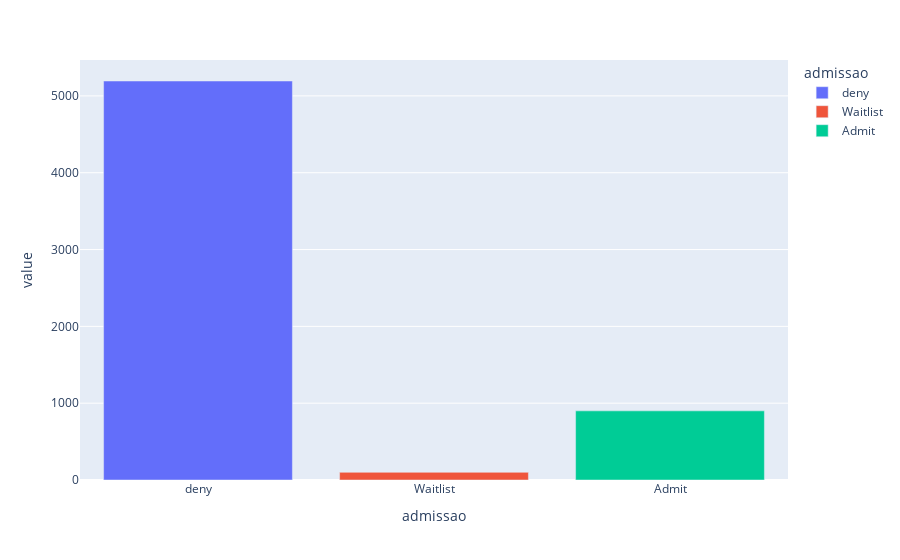

The cell this chart's notebook holds for it:
### Code cell
# Distribuição da variavel
px.bar(contagem_target, color=contagem_target.index, category_orders={"admissao": lista_admissao})

### Figure 1 — Plotly figure (JSON) as saved in the notebook; plotly's stock layout.template omitted (floating-point values rounded to 4 significant figures)
{"data": [{"alignmentgroup": "True", "hovertemplate": "admissao=%{x}<br>value=%{y}<extra></extra>", "legendgroup": "deny", "marker": {"color": "#636efa", "pattern": {"shape": ""}}, "name": "deny", "offsetgroup": "deny", "orientation": "v", "showlegend": true, "textposition": "auto", "type": "bar", "x": ["deny"], "xaxis": "x", "y": [5194], "yaxis": "y"}, {"alignmentgroup": "True", "hovertemplate": "admissao=%{x}<br>value=%{y}<extra></extra>", "legendgroup": "Waitlist", "marker": {"color": "#EF553B", "pattern": {"shape": ""}}, "name": "Waitlist", "offsetgroup": "Waitlist", "orientation": "v", "showlegend": true, "textposition": "auto", "type": "bar", "x": ["Waitlist"], "xaxis": "x", "y": [100], "yaxis": "y"}, {"alignmentgroup": "True", "hovertemplate": "admissao=%{x}<br>value=%{y}<extra></extra>", "legendgroup": "Admit", "marker": {"color": "#00cc96", "pattern": {"shape": ""}}, "name": "Admit", "offsetgroup": "Admit", "orientation": "v", "showlegend": true, "textposition": "auto", "type": "bar", "x": ["Admit"], "xaxis": "x", "y": [900], "yaxis": "y"}], "layout": {"barmode": "relative", "legend": {"title": {"text": "admissao"}, "tracegroupgap": 0}, "margin": {"t": 60}, "xaxis": {"anchor": "y", "categoryarray": ["deny", "Waitlist", "Admit"], "categoryorder": "array", "domain": [0, 1], "title": {"text": "admissao"}}, "yaxis": {"anchor": "x", "domain": [0, 1], "title": {"text": "value"}}}}
